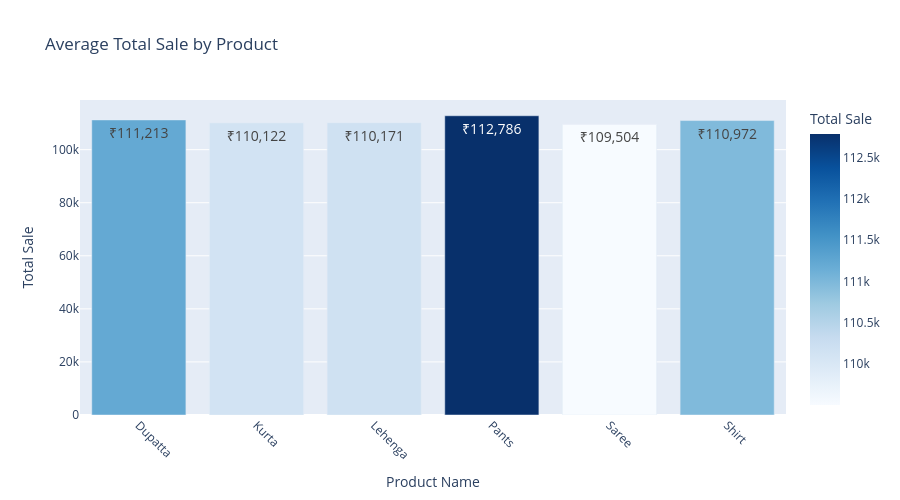

The cell this chart's notebook holds for it:
### Markdown cell above
## 1. Total Sale by Product (Bar Chart)

### Code cell
import plotly.express as px

sales_data = df.groupby('Product Name')['Total Sale'].mean().reset_index()

fig1 = px.bar(sales_data, x='Product Name', y='Total Sale',
              title='Average Total Sale by Product',
              color='Total Sale', color_continuous_scale='Blues')
fig1.update_traces(texttemplate='₹%{y:,.0f}', textposition='auto', textfont_size=14)
fig1.update_layout(height=500, showlegend=False, xaxis_tickangle=45, font_size=12)
fig1.show()

### Figure 1 — Plotly figure (JSON) as saved in the notebook; plotly's stock layout.template omitted (floating-point values rounded to 4 significant figures)
{"data": [{"alignmentgroup": "True", "hovertemplate": "Product Name=%{x}<br>Total Sale=%{marker.color}<extra></extra>", "legendgroup": "", "marker": {"color": [111200.0, 110100.0, 110200.0, 112800.0, 109500.0, 111000.0], "coloraxis": "coloraxis", "pattern": {"shape": ""}}, "name": "", "offsetgroup": "", "orientation": "v", "showlegend": false, "textfont": {"size": 14}, "textposition": "auto", "texttemplate": "₹%{y:,.0f}", "type": "bar", "x": ["Dupatta", "Kurta", "Lehenga", "Pants", "Saree", "Shirt"], "xaxis": "x", "y": [111200.0, 110100.0, 110200.0, 112800.0, 109500.0, 111000.0], "yaxis": "y"}], "layout": {"barmode": "relative", "coloraxis": {"colorbar": {"title": {"text": "Total Sale"}}, "colorscale": [[0, "rgb(247,251,255)"], [0.125, "rgb(222,235,247)"], [0.25, "rgb(198,219,239)"], [0.375, "rgb(158,202,225)"], [0.5, "rgb(107,174,214)"], [0.625, "rgb(66,146,198)"], [0.75, "rgb(33,113,181)"], [0.875, "rgb(8,81,156)"], [1, "rgb(8,48,107)"]]}, "font": {"size": 12}, "height": 500, "legend": {"tracegroupgap": 0}, "showlegend": false, "title": {"text": "Average Total Sale by Product"}, "xaxis": {"anchor": "y", "domain": [0, 1], "tickangle": 45, "title": {"text": "Product Name"}}, "yaxis": {"anchor": "x", "domain": [0, 1], "title": {"text": "Total Sale"}}}}
